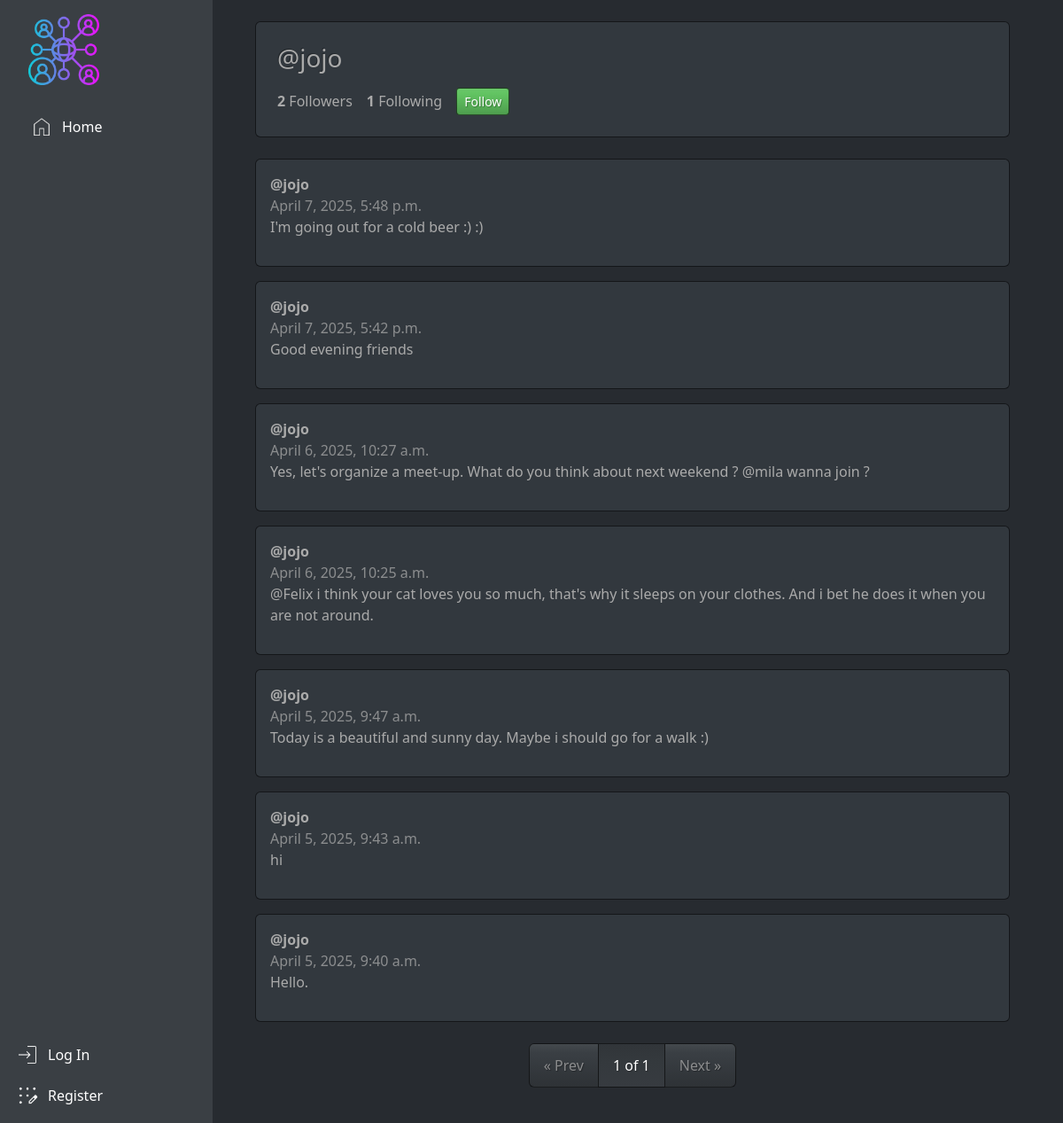
The page /profile/jojo on the database as committed earlier.
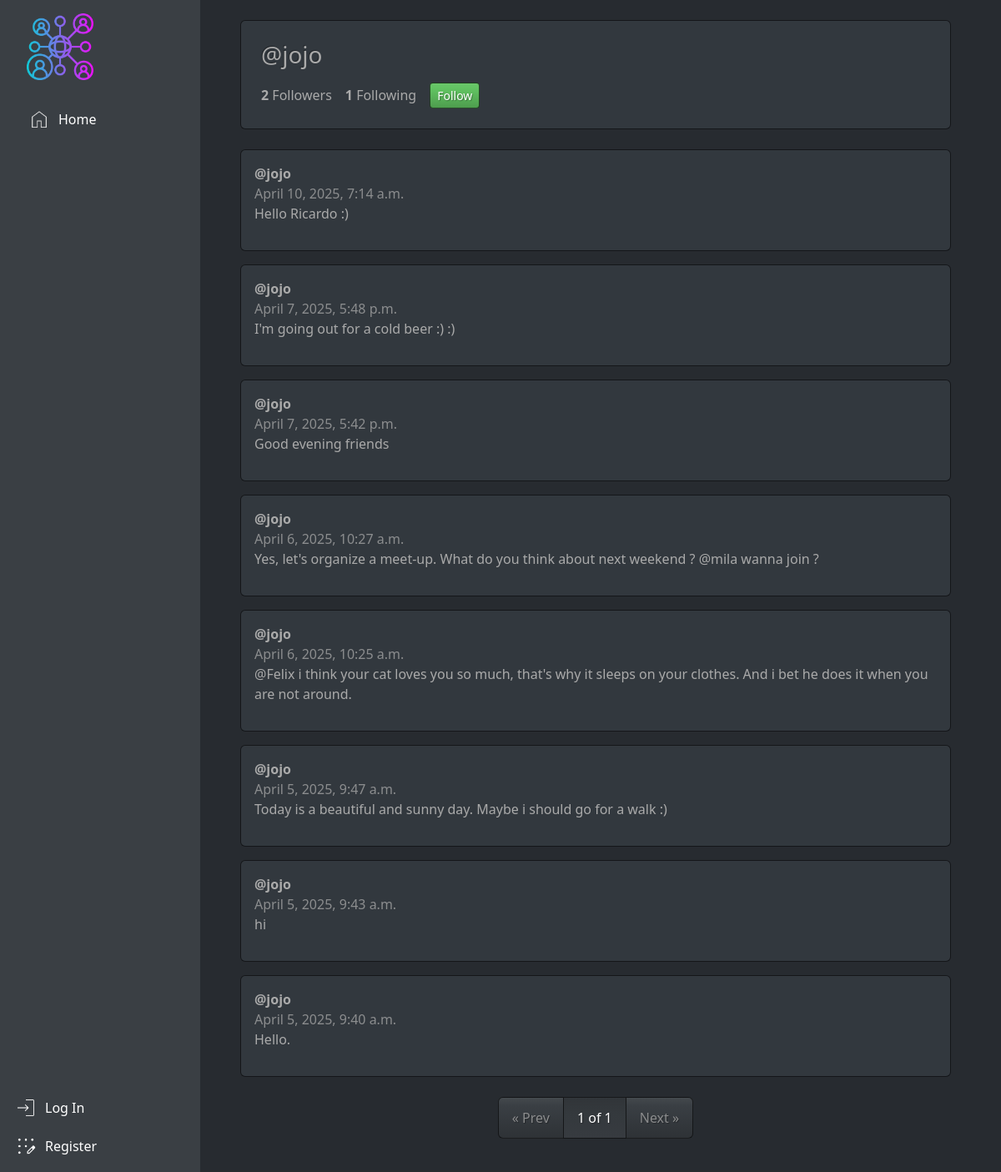
The same page on the database as committed later.
### network/models.py (models this page shows, shortened)
class Post(models.Model):
    user = models.ForeignKey(User, on_delete=models.CASCADE, related_name="posts")
    content = models.TextField(max_length=500)
    timestamp = models.DateTimeField(auto_now_add=True)
    likes = models.ManyToManyField(User, related_name="liked_posts", blank=True)

class User(AbstractUser):
    pass

### network/views.py (the view)
# urls.py: path("profile/<str:username>", views.profile, name="profile"), # User profile page
def profile(request, username):
    user_profile = User.objects.get(username=username)
    posts = Post.objects.filter(user=user_profile).order_by("-timestamp")
    paginator = Paginator(posts, 10)
    page_number = request.GET.get("page")
    page_obj = paginator.get_page(page_number)
    followers = Follow.objects.filter(user=user_profile).count()
    following = Follow.objects.filter(follower=user_profile).count()
    is_following = False
    if request.user.is_authenticated and request.user != user_profile:
        is_following = Follow.objects.filter(user=user_profile, follower=request.user).exists()
    return render(request, "network/profile.html", {
        "user_profile": user_profile,
        "page_obj": page_obj,
        "followers": followers,
        "following": following,
        "is_following": is_following
    })

### network/templates/network/profile.html (shortened to what this page needs)
{% extends "network/layout.html" %}
{% block body %}
<div class="card p-4 mb-4">
    <h3 class="mb-3">@{{ user_profile.username }}</h3>
    <div class="d-flex align-items-center gap-3 flex-wrap">
        <p class="mb-0"><strong>{{ followers }}</strong> Followers</p>
        <p class="mb-0"><strong>{{ following }}</strong> Following</p>
        {% if request.user != user_profile %}
        <form action="{% url 'toggle_follow' user_profile.username %}" method="post" class="mb-0">
            {% if is_following %}
            <button type="submit" class="btn btn-sm btn-danger">Unfollow</button>
            {% else %}
            <button type="submit" class="btn btn-sm btn-success">Follow</button>
            {% endif %}
        </form>
        {% endif %}
    </div>
</div>
{% for post in page_obj %}
<div class="card mb-3 p-3">
    <strong>@{{ post.user.username }}</strong> <span class="text-muted">{{ post.timestamp }}</span>
    <p>{{ post.content }}</p>
</div>
{% empty %}
<p>This user hasn't posted yet.</p>
{% endfor %}
<nav aria-label="Post pagination">
    <ul class="pagination justify-content-center mt-4">
        {% if page_obj.has_previous %}
        <li class="page-item">
            <a class="page-link" href="?page={{ page_obj.previous_page_number }}">&laquo; Prev</a>
        </li>
        {% else %}
        <li class="page-item disabled">
            <span class="page-link">&laquo; Prev</span>
        </li>
        {% endif %}
        <li class="page-item active">
            <span class="page-link">{{ page_obj.number }} of {{ page_obj.paginator.num_pages }}</span>
        </li>
        {% if page_obj.has_next %}
        <li class="page-item">
            <a class="page-link" href="?page={{ page_obj.next_page_number }}">Next &raquo;</a>
        </li>
        {% else %}
        <li class="page-item disabled">
            <span class="page-link">Next &raquo;</span>
        </li>
        {% endif %}
    </ul>
</nav>
{% endblock %}

Rows that differ between the two databases and show on the page:
added Post: user.username "jojo", timestamp "April 10, 2025, 7:14 a.m.", content "Hello Ricardo :)"
